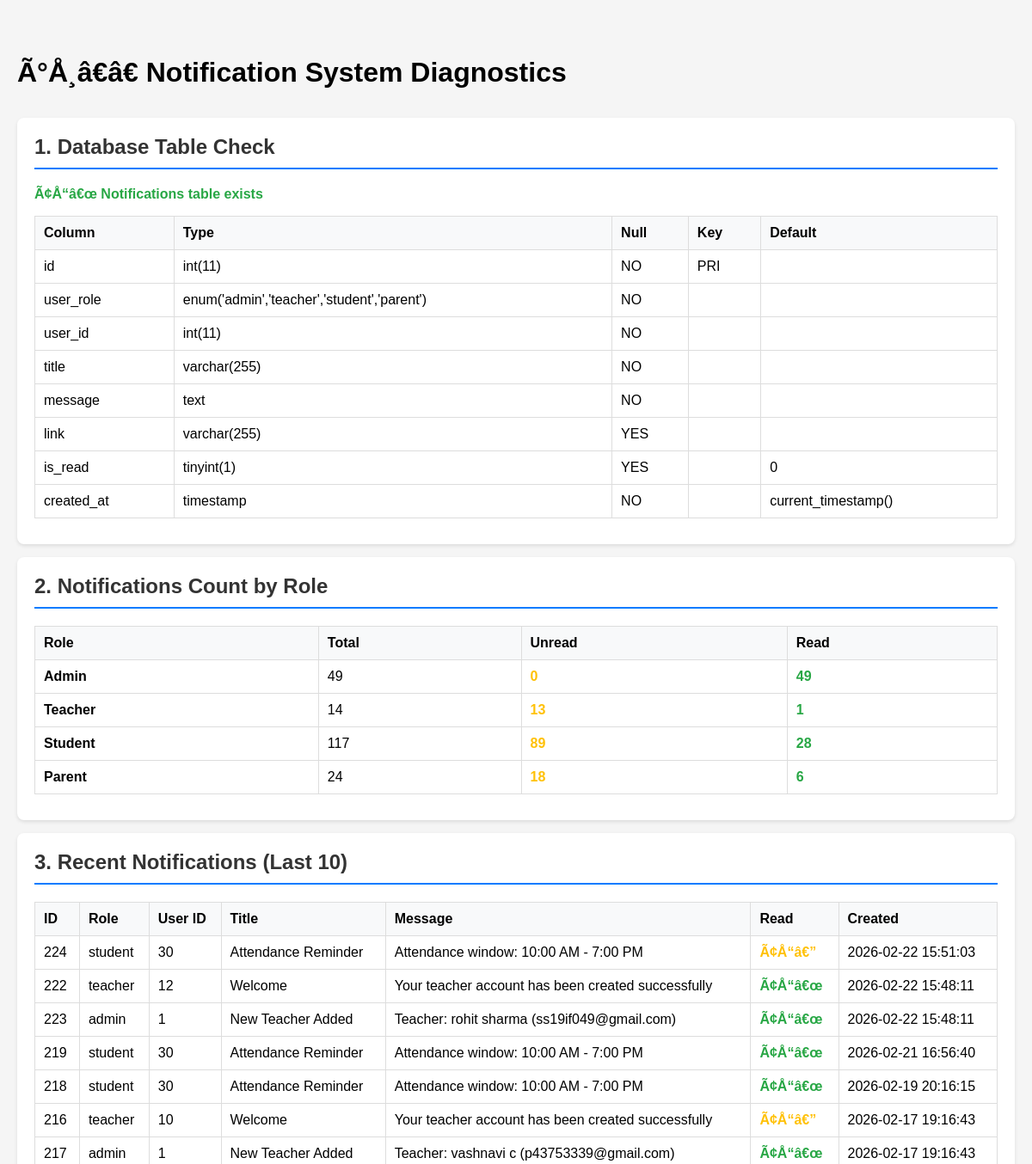
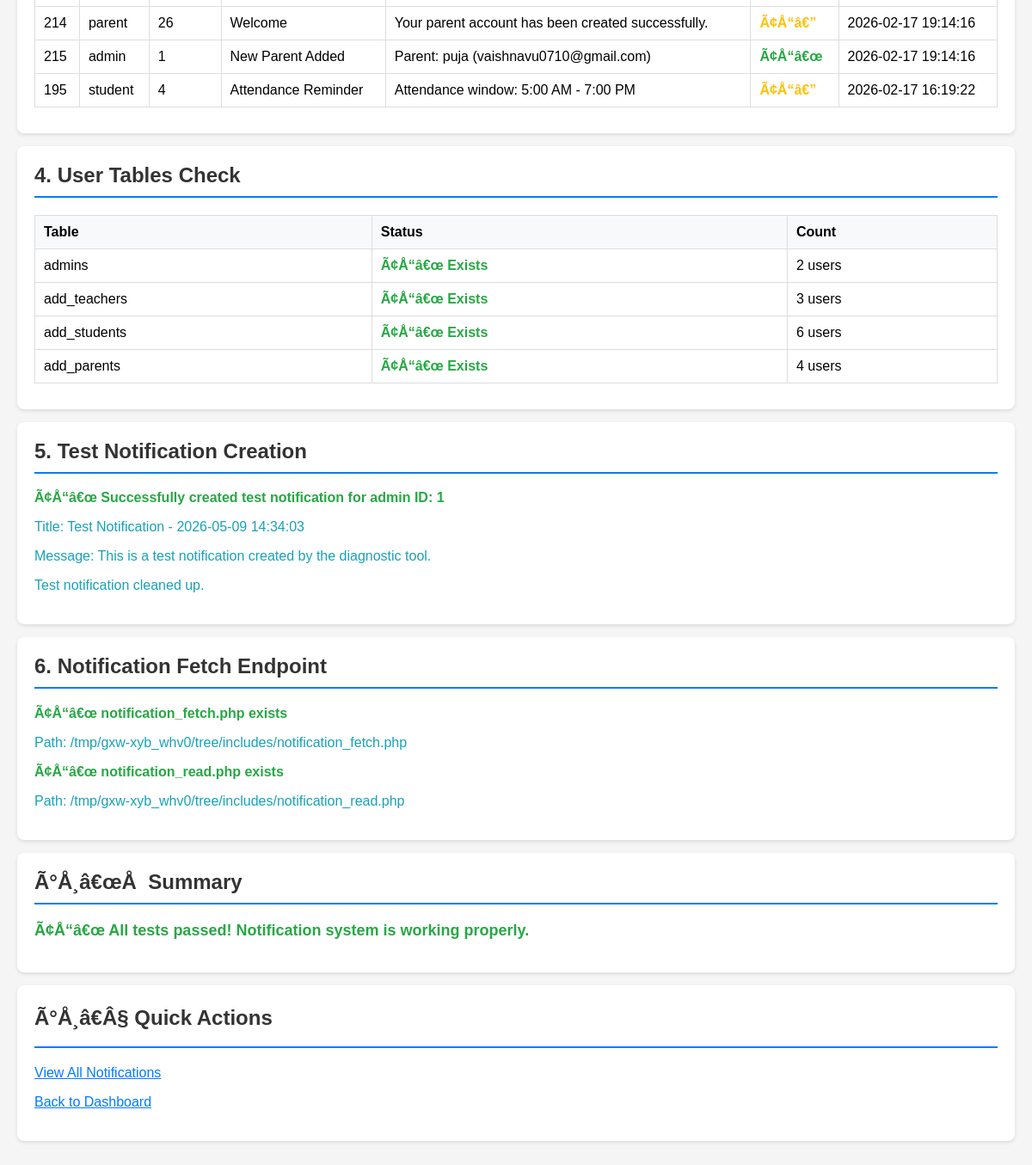
The page /dashboard/notification_diagnostic.php (signed in) on the database its author committed (2 pictures, top to bottom).
### tables this page shows
CREATE TABLE `notifications` (
  `id` int(11) NOT NULL,
  `user_role` enum('admin','teacher','student','parent') NOT NULL,
  `user_id` int(11) NOT NULL,
  `title` varchar(255) NOT NULL,
  `message` text NOT NULL,
  `link` varchar(255) DEFAULT NULL,
  `is_read` tinyint(1) DEFAULT 0,
  `created_at` timestamp NOT NULL DEFAULT current_timestamp()
);

### includes/notification_helper.php (called while the page is built, shortened)
<?php
if (!function_exists('sendNotification')) {
    function sendNotification($con, $user_role, $user_id, $title, $message, $link = null)
    {
        $allowed_roles = ['admin', 'teacher', 'student', 'parent'];
        $user_role = strtolower(trim((string) $user_role));
        $user_id = (int) $user_id;
        $title = trim((string) $title);
        $message = trim((string) $message);
        $link = isset($link) ? trim((string) $link) : null;
        $stmt = mysqli_prepare(
            $con,
            "INSERT INTO notifications (user_role, user_id, title, message, link)
             VALUES (?, ?, ?, ?, ?)"
        );
        mysqli_stmt_bind_param(
            $stmt,
            "sisss",
            $user_role,
            $user_id,
            $title,
            $message,
            $link
        );
        $result = mysqli_stmt_execute($stmt);
        return $result;
    }
}

### dashboard/notification_diagnostic.php (the view, shortened to what this page needs)
<?php
require '../includes/config.php';
require '../includes/notification_helper.php';
?>
<!DOCTYPE html>
<html lang="en">
<head>
</head>
<body>
    <h1>Ã°Å¸â€â€ Notification System Diagnostics</h1>
    <?php
    $issues = [];
    $warnings = [];
    echo '<div class="test-section">';
    echo '<h2>1. Database Table Check</h2>';
    $table_check = mysqli_query($con, "SHOW TABLES LIKE 'notifications'");
    if ($table_check && mysqli_num_rows($table_check) > 0) {
        echo '<p class="success">Ã¢Å“â€œ Notifications table exists</p>';
        $columns = mysqli_query($con, "DESCRIBE notifications");
        echo '<table>';
        echo '<tr><th>Column</th><th>Type</th><th>Null</th><th>Key</th><th>Default</th></tr>';
        while ($col = mysqli_fetch_assoc($columns)) {
            echo '<tr>';
            echo '<td>' . htmlspecialchars($col['Field']) . '</td>';
            echo '<td>' . htmlspecialchars($col['Type']) . '</td>';
            echo '<td>' . htmlspecialchars($col['Null']) . '</td>';
            echo '<td>' . htmlspecialchars($col['Key']) . '</td>';
            echo '<td>' . htmlspecialchars($col['Default']) . '</td>';
            echo '</tr>';
        }
        echo '</table>';
    }
    echo '</div>';
    echo '<div class="test-section">';
    echo '<h2>2. Notifications Count by Role</h2>';
    $roles = ['admin', 'teacher', 'student', 'parent'];
    echo '<table>';
    echo '<tr><th>Role</th><th>Total</th><th>Unread</th><th>Read</th></tr>';
    foreach ($roles as $role) {
        $total_query = mysqli_query($con, "SELECT COUNT(*) as cnt FROM notifications WHERE user_role = '$role'");
        $total = 0;
        if ($total_query && ($row = mysqli_fetch_assoc($total_query))) {
            $total = (int)$row['cnt'];
        }
        $unread_query = mysqli_query($con, "SELECT COUNT(*) as cnt FROM notifications WHERE user_role = '$role' AND is_read = 0");
        $unread = 0;
        if ($unread_query && ($row = mysqli_fetch_assoc($unread_query))) {
            $unread = (int)$row['cnt'];
        }
        $read = $total - $unread;
        echo '<tr>';
        echo '<td><strong>' . ucfirst($role) . '</strong></td>';
        echo '<td>' . $total . '</td>';
        echo '<td class="warning">' . $unread . '</td>';
        echo '<td class="success">' . $read . '</td>';
        echo '</tr>';
    }
    echo '</table>';
    echo '</div>';
    echo '<div class="test-section">';
    echo '<h2>3. Recent Notifications (Last 10)</h2>';
    $recent = mysqli_query($con, "SELECT * FROM notifications ORDER BY created_at DESC LIMIT 10");
    if ($recent && mysqli_num_rows($recent) > 0) {
        echo '<table>';
        echo '<tr><th>ID</th><th>Role</th><th>User ID</th><th>Title</th><th>Message</th><th>Read</th><th>Created</th></tr>';
        while ($notif = mysqli_fetch_assoc($recent)) {
            $read_status = $notif['is_read'] == 1 ? '<span class="success">Ã¢Å“â€œ</span>' : '<span class="warning">Ã¢Å“â€”</span>';
            echo '<tr>';
            echo '<td>' . $notif['id'] . '</td>';
            echo '<td>' . htmlspecialchars($notif['user_role']) . '</td>';
            echo '<td>' . $notif['user_id'] . '</td>';
            echo '<td>' . htmlspecialchars(substr($notif['title'], 0, 30)) . '</td>';
            echo '<td>' . htmlspecialchars(substr($notif['message'], 0, 50)) . '</td>';
            echo '<td>' . $read_status . '</td>';
            echo '<td>' . $notif['created_at'] . '</td>';
            echo '</tr>';
        }
        echo '</table>';
    } else {
        echo '<p class="warning">Ã¢Å¡Â  No notifications found in database</p>';
        $warnings[] = 'No notifications in database';
    }
    echo '</div>';
    echo '<div class="test-section">';
    echo '<h2>4. User Tables Check</h2>';
    $user_tables = [
        'admins' => 'admin_id',
        'add_teachers' => 'teacher_id',
        'add_students' => 'student_id',
        'add_parents' => 'parent_id'
    ];
    echo '<table>';
    echo '<tr><th>Table</th><th>Status</th><th>Count</th></tr>';
    foreach ($user_tables as $table => $id_field) {
        $check = mysqli_query($con, "SHOW TABLES LIKE '$table'");
        if ($check && mysqli_num_rows($check) > 0) {
            $count_query = mysqli_query($con, "SELECT COUNT(*) as cnt FROM $table");
            $count = 0;
            if ($count_query && ($row = mysqli_fetch_assoc($count_query))) {
                $count = (int)$row['cnt'];
            }
            echo '<tr>';
            echo '<td>' . $table . '</td>';
            echo '<td class="success">Ã¢Å“â€œ Exists</td>';
            echo '<td>' . $count . ' users</td>';
            echo '</tr>';
        }
    }
    echo '</table>';
    echo '</div>';
    echo '<div class="test-section">';
    echo '<h2>5. Test Notification Creation</h2>';
    $admin_query = mysqli_query($con, "SELECT admin_id FROM admins LIMIT 1");
    if ($admin_query && ($admin = mysqli_fetch_assoc($admin_query))) {
        $admin_id = (int)$admin['admin_id'];
        $test_title = "Test Notification - " . date('Y-m-d H:i:s');
        $test_message = "This is a test notification created by the diagnostic tool.";
        $test_link = "dashboard/dashboard.php";
        $result = sendNotification($con, 'admin', $admin_id, $test_title, $test_message, $test_link);
        if ($result) {
            echo '<p class="success">Ã¢Å“â€œ Successfully created test notification for admin ID: ' . $admin_id . '</p>';
            echo '<p class="info">Title: ' . htmlspecialchars($test_title) . '</p>';
            echo '<p class="info">Message: ' . htmlspecialchars($test_message) . '</p>';
            echo '<p class="info">Test notification cleaned up.</p>';
        } else {
            echo '<p class="error">Ã¢Å“â€” Failed to create test notification</p>';
            $issues[] = 'Cannot create notifications';
        }
    } else {
        echo '<p class="warning">Ã¢Å¡Â  No admin user found to test with</p>';
        $warnings[] = 'No admin user available for testing';
    }
    echo '</div>';
    echo '<div class="test-section">';
    echo '<h2>6. Notification Fetch Endpoint</h2>';
    $fetch_file = '../includes/notification_fetch.php';
    if (file_exists($fetch_file)) {
        echo '<p class="success">Ã¢Å“â€œ notification_fetch.php exists</p>';
        echo '<p class="info">Path: ' . realpath($fetch_file) . '</p>';
    } else {
        echo '<p class="error">Ã¢Å“â€” notification_fetch.php NOT found</p>';
        $issues[] = 'notification_fetch.php missing';
    }
    $read_file = '../includes/notification_read.php';
    if (file_exists($read_file)) {
        echo '<p class="success">Ã¢Å“â€œ notification_read.php exists</p>';
        echo '<p class="info">Path: ' . realpath($read_file) . '</p>';
    } else {
        echo '<p class="error">Ã¢Å“â€” notification_read.php NOT found</p>';
        $issues[] = 'notification_read.php missing';
    }
    echo '</div>';
    echo '<div class="test-section">';
    echo '<h2>Ã°Å¸â€œÅ  Summary</h2>';
    if (count($issues) == 0 && count($warnings) == 0) {
        echo '<p class="success" style="font-size: 18px;">Ã¢Å“â€œ All tests passed! Notification system is working properly.</p>';
    }
    echo '</div>';
    ?>
    <div class="test-section">
        <h2>Ã°Å¸â€Â§ Quick Actions</h2>
        <p><a href="../show-details/show-notifications.php" style="color: #007bff;">View All Notifications</a></p>
        <p><a href="../dashboard/dashboard.php" style="color: #007bff;">Back to Dashboard</a></p>
    </div>
</body>
</html>

### dashboard/notification_diagnostic.php (style rules this page uses)
body { font-family: Arial, sans-serif; max-width: 1200px; margin: 20px auto; padding: 20px; background: #f5f5f5; }
.test-section { background: white; padding: 20px; margin: 15px 0; border-radius: 8px; box-shadow: 0 2px 4px rgba(0,0,0,0.1); }
.test-section h2 { margin-top: 0; color: #333; border-bottom: 2px solid #007bff; padding-bottom: 10px; }
.success { color: #28a745; font-weight: bold; }
.warning { color: #ffc107; font-weight: bold; }
.info { color: #17a2b8; }
table { width: 100%; border-collapse: collapse; margin: 10px 0; }
table th, table td { padding: 10px; text-align: left; border: 1px solid #ddd; }
table th { background: #f8f9fa; font-weight: bold; }

### rows shown on the page
notifications: id "224", user_role "student", user "30", title "Attendance Reminder", message "Attendance window: 10:00 AM - 7:00 PM", is_read "Ã¢Å“â€”", created_at "2026-02-22 15:51:03"
notifications: id "222", user_role "teacher", user "12", title "Welcome", message "Your teacher account has been created successfully", is_read "Ã¢Å“â€œ", created_at "2026-02-22 15:48:11"
notifications: id "223", user_role "admin", user "1", title "New Teacher Added", message "Teacher: rohit sharma (ss19if049@gmail.com)", is_read "Ã¢Å“â€œ", created_at "2026-02-22 15:48:11"
notifications: id "219", user_role "student", user "30", title "Attendance Reminder", message "Attendance window: 10:00 AM - 7:00 PM", is_read "Ã¢Å“â€œ", created_at "2026-02-21 16:56:40"
notifications: id "218", user_role "student", user "30", title "Attendance Reminder", message "Attendance window: 10:00 AM - 7:00 PM", is_read "Ã¢Å“â€œ", created_at "2026-02-19 20:16:15"
notifications: id "216", user_role "teacher", user "10", title "Welcome", message "Your teacher account has been created successfully", is_read "Ã¢Å“â€”", created_at "2026-02-17 19:16:43"
notifications: id "217", user_role "admin", user "1", title "New Teacher Added", message "Teacher: vashnavi c (p43753339@gmail.com)", is_read "Ã¢Å“â€œ", created_at "2026-02-17 19:16:43"
notifications: id "214", user_role "parent", user "26", title "Welcome", message "Your parent account has been created successfully.", is_read "Ã¢Å“â€”", created_at "2026-02-17 19:14:16"
notifications: id "215", user_role "admin", user "1", title "New Parent Added", message "Parent: puja (vaishnavu0710@gmail.com)", is_read "Ã¢Å“â€œ", created_at "2026-02-17 19:14:16"
notifications: id "195", user_role "student", user "4", title "Attendance Reminder", message "Attendance window: 5:00 AM - 7:00 PM", is_read "Ã¢Å“â€”", created_at "2026-02-17 16:19:22"

### other values the page prints
$col['Field'] "id"
$col['Type'] "int(11)"
$col['Null'] "NO"
$col['Key'] "PRI"
$col['Field'] "user_role"
$col['Type'] "enum('admin','teacher','student','parent')"
$col['Field'] "user_id"
$col['Field'] "title"
$col['Type'] "varchar(255)"
$col['Field'] "message"
$col['Type'] "text"
$col['Field'] "link"
$col['Null'] "YES"
$col['Field'] "is_read"
$col['Type'] "tinyint(1)"
